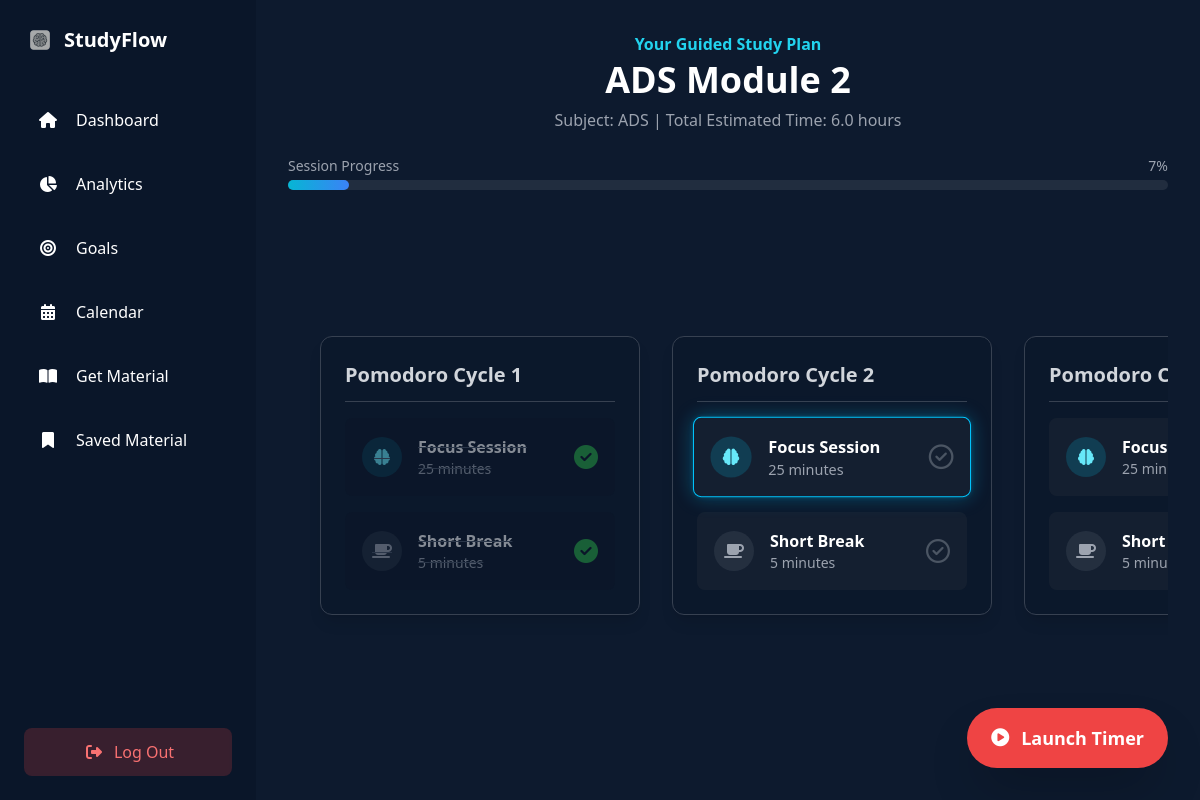
Page /guided_session/2 (signed in) on the committed database.
### app.py (models this page shows)
class Task(db.Model):
    id = db.Column(db.Integer, primary_key=True)
    content = db.Column(db.String(200), nullable=False)
    subject = db.Column(db.String(50))
    deadline = db.Column(db.Date)
    estimated_hours = db.Column(db.Float)
    priority = db.Column(db.String(20))
    completed = db.Column(db.Boolean, default=False)
    user_id = db.Column(db.Integer, db.ForeignKey('user.id'), nullable=False)

### app.py (the view)
@app.route('/guided_session/<int:task_id>')
@login_required
def guided_session(task_id):
    task = Task.query.filter_by(id=task_id, user_id=current_user.id).first_or_404()
    study_cycles = []
    total_minutes_remaining = task.estimated_hours * 60
    work_duration = current_user.pomodoro_work_minutes
    short_break_duration = current_user.pomodoro_short_break
    long_break_duration = current_user.pomodoro_long_break
    session_count = 0
    while total_minutes_remaining > 0:
        session_count += 1
        current_work = min(total_minutes_remaining, work_duration)
        total_minutes_remaining -= current_work
        current_break = 0
        break_type = ""
        if total_minutes_remaining > 0:
            if session_count % 4 == 0:
                current_break = long_break_duration
                break_type = "Long Break"
            else:
                current_break = short_break_duration
                break_type = "Short Break"
        study_cycles.append({'work': current_work, 'break': current_break, 'break_type': break_type})
    progress = SessionProgress.query.filter_by(task_id=task_id, user_id=current_user.id).first()
    completed_steps = progress.completed_steps if progress else 0
    return render_template('guided_session.html', name=current_user.name, task=task, cycles=study_cycles, completed_steps=completed_steps)

### app.py (called while the page is built)
@login_manager.user_loader
def load_user(user_id):
    return db.session.get(User, int(user_id))

### templates/guided_session.html (shortened to what this page needs)
<!DOCTYPE html>
<html lang="en">
<head>
    <script src="https://cdn.tailwindcss.com"></script>
    <link rel="stylesheet" href="https://cdnjs.cloudflare.com/ajax/libs/font-awesome/6.4.2/css/all.min.css">
    <link rel="stylesheet" href="{{ url_for('static', filename='css/style.css') }}">
</head>
<body class="bg-[#0d1a2e] text-white font-sans">
    <div class="relative z-10 flex h-screen overflow-hidden">
        <aside class="w-64 bg-[#0b1628]/80 backdrop-blur-lg p-6 flex-shrink-0">
            <div class="flex items-center mb-10">
                <img src="{{ url_for('static', filename='images/favicon.png') }}" alt="Brain Logo" class="w-8 h-8 mr-2 rounded-md">
                <h1 class="text-xl font-bold">StudyFlow</h1>
            </div>
            <nav>
                <ul>
                    <li class="mb-4">
                        <a href="{{ url_for('dashboard') }}" class="flex items-center p-3 rounded-lg {% if request.endpoint == 'dashboard' %}bg-cyan-500/20 text-cyan-400{% else %}hover:bg-white/10{% endif %} transition">
                            <i class="fas fa-home w-6 text-center"></i><span class="ml-4">Dashboard</span>
                        </a>
                    </li>
                    <li class="mb-4">
                        <a href="{{ url_for('analytics') }}" class="flex items-center p-3 rounded-lg {% if request.endpoint == 'analytics' %}bg-cyan-500/20 text-cyan-400{% else %}hover:bg-white/10{% endif %} transition">
                            <i class="fas fa-chart-pie w-6 text-center"></i><span class="ml-4">Analytics</span>
                        </a>
                    </li>
                    <li class="mb-4">
                        <a href="{{ url_for('goals') }}" class="flex items-center p-3 rounded-lg {% if request.endpoint == 'goals' %}bg-cyan-500/20 text-cyan-400{% else %}hover:bg-white/10{% endif %} transition">
                            <i class="fas fa-bullseye w-6 text-center"></i><span class="ml-4">Goals</span>
                        </a>
                    </li>
                    <li class="mb-4">
                        <a href="{{ url_for('calendar') }}" class="flex items-center p-3 rounded-lg {% if request.endpoint == 'calendar' %}bg-cyan-500/20 text-cyan-400{% else %}hover:bg-white/10{% endif %} transition">
                            <i class="fas fa-calendar-alt w-6 text-center"></i><span class="ml-4">Calendar</span>
                        </a>
                    </li>
                    <li class="mb-4">
                        <a href="{{ url_for('materials') }}" class="flex items-center p-3 rounded-lg {% if request.endpoint == 'materials' %}bg-cyan-500/20 text-cyan-400{% else %}hover:bg-white/10{% endif %} transition">
                            <i class="fas fa-book-open w-6 text-center"></i><span class="ml-4">Get Material</span>
                        </a>
                    </li>
                    <li class="mb-4">
                        <a href="{{ url_for('saved_materials') }}" class="flex items-center p-3 rounded-lg {% if request.endpoint == 'saved_materials' %}bg-cyan-500/20 text-cyan-400{% else %}hover:bg-white/10{% endif %} transition">
                            <i class="fas fa-bookmark w-6 text-center"></i><span class="ml-4">Saved Material</span>
                        </a>
                    </li>
                </ul>
            </nav>
            <div class="absolute bottom-6 left-6 right-6">
                 <a href="{{ url_for('logout') }}" class="block w-full text-center p-3 rounded-lg bg-red-500/20 text-red-400 hover:bg-red-500/40 transition">
                    <i class="fas fa-sign-out-alt w-6 text-center"></i><span class="ml-2">Log Out</span>
                </a>
            </div>
        </aside>
        <main class="flex-1 p-8 flex flex-col overflow-hidden">
            <header class="mb-6 text-center">
                <p class="text-cyan-400 font-semibold">Your Guided Study Plan</p>
                <h2 class="text-4xl font-bold mt-1">{{ task.content }}</h2>
                <p class="text-gray-400 mt-2">Subject: {{ task.subject }} | Total Estimated Time: {{ task.estimated_hours }} hours</p>
            </header>
            <div class="w-full max-w-5xl mx-auto mb-6">
                <div class="flex justify-between text-sm text-gray-400 mb-1">
                    <span>Session Progress</span>
                    <span id="progress-text">0%</span>
                </div>
                <div class="w-full bg-gray-700/50 rounded-full h-2.5">
                    <div id="progress-bar" class="bg-gradient-to-r from-cyan-500 to-blue-500 h-2.5 rounded-full transition-all duration-500" style="width: 0%"></div>
                </div>
            </div>
            <div class="flex-1 flex items-center justify-start overflow-x-auto hide-scrollbar pb-8">
                <div class="flex-none flex gap-8 px-8">
                    {% for cycle in cycles %}
                    <div class="plan-card w-80 bg-[#0b1628]/50 border border-gray-700 rounded-xl p-6 flex-none flex flex-col shadow-lg hover:shadow-cyan-500/10" style="animation-delay: {{ loop.index0 * 150 }}ms;">
                        <h3 class="font-bold text-xl mb-4 text-gray-300 border-b border-gray-700 pb-3">Pomodoro Cycle {{ loop.index }}</h3>
                        <div class="space-y-4">
                            <div class="step p-4 rounded-lg bg-gray-800/50 border border-transparent">
                                <div class="flex items-center justify-between">
                                    <div class="flex items-center space-x-4 step-content">
                                        <div class="flex-shrink-0 w-10 h-10 rounded-full bg-cyan-500/20 flex items-center justify-center">
                                            <i class="fas fa-brain text-cyan-300"></i>
                                        </div>
                                        <div>
                                            <p class="font-semibold">Focus Session</p>
                                            <p class="text-sm text-gray-400">{{ cycle.work }} minutes</p>
                                        </div>
                                    </div>
                                    <i class="far fa-circle-check text-2xl text-gray-600 step-checkbox"></i>
                                </div>
                            </div>
                             {% if cycle.break > 0 %}
                            <div class="step p-4 rounded-lg bg-gray-800/50 border border-transparent">
                                <div class="flex items-center justify-between">
                                    <div class="flex items-center space-x-4 step-content">
                                        <div class="flex-shrink-0 w-10 h-10 rounded-full bg-gray-700/50 flex items-center justify-center">
                                            <i class="fas fa-coffee text-gray-400"></i>
                                        </div>
                                        <div>
                                            <p class="font-semibold">{{ cycle.break_type }}</p>
                                            <p class="text-sm text-gray-400">{{ cycle.break }} minutes</p>
                                        </div>
                                    </div>
                                    <i class="far fa-circle-check text-2xl text-gray-600 step-checkbox"></i>
                                </div>
                            </div>
                            {% endif %}
                        </div>
                    </div>
                    {% endfor %}
                </div>
            </div>
             <div class="fixed bottom-8 right-8 z-50">
                <a href="{{ url_for('focus_session', task_id=task.id) }}" class="flex items-center justify-center px-6 py-4 rounded-full bg-red-500 hover:bg-red-600 transition text-lg font-semibold shadow-2xl transform hover:scale-110">
                    <i class="fas fa-play-circle mr-3"></i>Launch Timer
                </a>
            </div>
        </main>
    </div>
</body>
</html>

### static/css/style.css (style rules this page uses)
:root { --primary-bg: #0d1a2e; --secondary-bg: #1c2a3e; --sidebar-bg: #0b1628; --card-bg: #162235; --border-color: #2a3a50; --text-primary: #e0e0e0; --text-secondary: #8a99b0; --accent-cyan: #00c6ff; --accent-blue: #0072ff; --priority-high: #ff4b2b; --priority-medium: #ffc107; --priority-low: #28a745; --success: #28a745; --error: #dc3545; }
body { font-family: 'Inter', sans-serif; color: var(--text-primary); margin: 0; -webkit-font-smoothing: antialiased; -moz-osx-font-smoothing: grayscale; }
body { font-family: 'Inter', sans-serif; background-color: #0d1a2e; color: #e0e0e0; }

### templates/guided_session.html (style rules this page uses)
.plan-card { animation: fade-in-up 0.6s cubic-bezier(0.25, 0.46, 0.45, 0.94) forwards; opacity: 0; }
.step, .plan-card, .step-checkbox { transition: all 0.35s cubic-bezier(0.4, 0, 0.2, 1); }
.step.active { border-color: #00c6ff; box-shadow: 0 0 20px rgba(0, 198, 255, 0.3), 0 0 5px rgba(0, 198, 255, 0.2); transform: scale(1.03); }
.step.completed { opacity: 0.5; background-color: #0b1628 !important; box-shadow: none; transform: scale(1); }
.step.completed .step-content { text-decoration: line-through; text-decoration-color: #4a5568; }
.step-checkbox { cursor: pointer; }
.step-checkbox.completed { color: #28a745; cursor: default; animation: pop-in 0.3s ease-out; }
.hide-scrollbar { -ms-overflow-style: none; scrollbar-width: none; }

### rows in the picture
Task: content "ADS Module 2", subject "ADS", estimated_hours "6.0"

### other values in the picture
{{ cycle.work }} "25" "25" "25"
{{ cycle.break_type }} "Short Break" "Short Break" "Short…"
{{ cycle.break }} "5" "5" "5"
